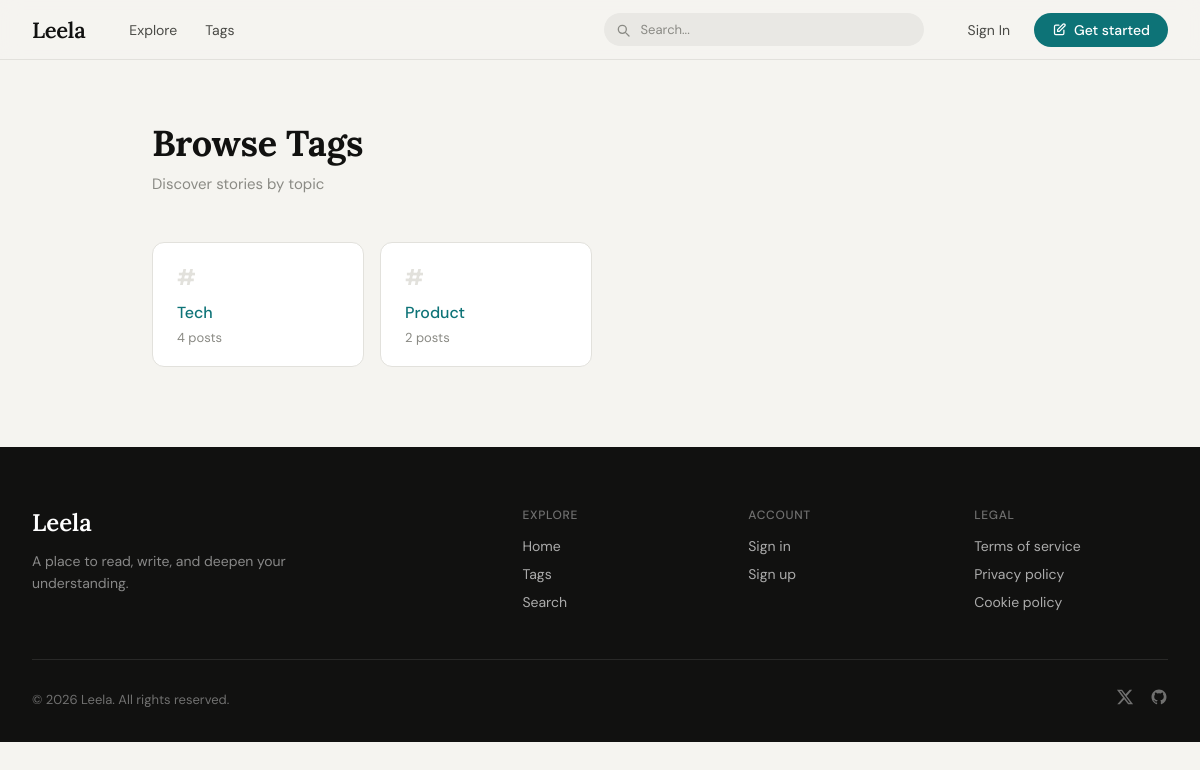
The app's page /tags/ with its own data.
### blog/models.py (models this page shows, shortened)
class Tag(models.Model):
    name = models.CharField(max_length=50, unique=True)
    slug = models.SlugField(unique=True, blank=True)

### blog/views.py (the view)
# urls.py: path('tags/', views.tags_page, name='tags_page'),
def tags_page(request):
    from django.db.models import Count
    tags = Tag.objects.annotate(
        post_count=Count('posts', filter=models.Q(posts__status='published'))
    ).order_by('-post_count')
    return render(request, 'blog/tags.html', {'tags': tags})

### blog/templates/blog/tags.html (shortened to what this page needs)
{% extends 'base.html' %} {% load static %}  {% block extra_css %}
<link rel="stylesheet" href="{% static 'blog/css/base.css' %}" />
<link rel="stylesheet" href="{% static 'blog/css/home.css' %}" />
{% endblock %} {% block content %}
<div class="tags-page">
  <h1 class="tags-page-title">Browse Tags</h1>
  <p class="tags-page-sub">Discover stories by topic</p>
  <div class="tags-big-grid">
    {% for tag in tags %}
    <a class="tag-card" href="{% url 'explore' %}?tag={{ tag.slug }}">
      <span class="tag-card-hash">#</span>
      <span class="tag-card-name">{{ tag.name }}</span>
      <span class="tag-card-count"
        >{{ tag.post_count }} post{{ tag.post_count|pluralize }}</span
      >
    </a>
    {% endfor %}
  </div>
</div>
{% endblock %}

### blog/static/blog/css/base.css (style rules this page uses)
*, *::before, *::after { box-sizing: border-box; margin: 0; padding: 0; }
:root { --bg: #f5f4f0; --card: #ffffff; --teal: #0d7377; --teal-dk: #0a5c60; --text-1: #111110; --text-2: #4a4a46; --text-3: #8a8a84; --border: #e2e1dc; --serif: "Lora", Georgia, serif; --sans: "DM Sans", sans-serif; }
body { font-family: var(--sans); background: var(--bg); color: var(--text-1); -webkit-font-smoothing: antialiased; }
a { text-decoration: none; color: inherit; }

### blog/static/blog/css/home.css (style rules this page uses)
*, *::before, *::after { box-sizing: border-box; margin: 0; padding: 0; }
:root { --bg: #f5f4f0; --bg-card: #ffffff; --bg-tag: #e8f5f0; --teal: #0d7377; --teal-dark: #0a5c60; --teal-text: #0d7377; --text-1: #111110; --text-2: #4a4a46; --text-3: #8a8a84; --border: #e2e1dc; --serif: "Lora", Georgia, serif; --sans: "DM Sans", sans-serif; --radius: 12px; }
body { font-family: var(--sans); background: var(--bg); color: var(--text-1); min-height: 100vh; -webkit-font-smoothing: antialiased; }
a { text-decoration: none; color: inherit; }

### blog/templates/blog/tags.html (style rules this page uses)
.tags-page { max-width: 960px; margin: 60px auto 80px; padding: 0 32px; }
.tags-page-title { font-family: var(--serif); font-size: 36px; font-weight: 700; margin-bottom: 8px; letter-spacing: -0.3px; }
.tags-page-sub { font-size: 15px; color: var(--text-3); margin-bottom: 48px; }
.tags-big-grid { display: grid; grid-template-columns: repeat(auto-fill, minmax(200px, 1fr)); gap: 16px; }
.tag-card { background: #fff; border: 1px solid var(--border); border-radius: 12px; padding: 20px 24px; text-decoration: none; color: var(--text-1); transition: box-shadow 0.2s, border-color 0.2s, transform 0.2s; display: flex; flex-direction: column; gap: 6px; }
.tag-card-name { font-size: 16px; font-weight: 500; color: var(--teal); }
.tag-card-count { font-size: 13px; color: var(--text-3); }
.tag-card-hash { font-size: 22px; color: var(--border); font-weight: 700; margin-bottom: 4px; }

### records on screen
Tag: name "Tech", post_count "4"
Tag: name "Product", post_count "2"
